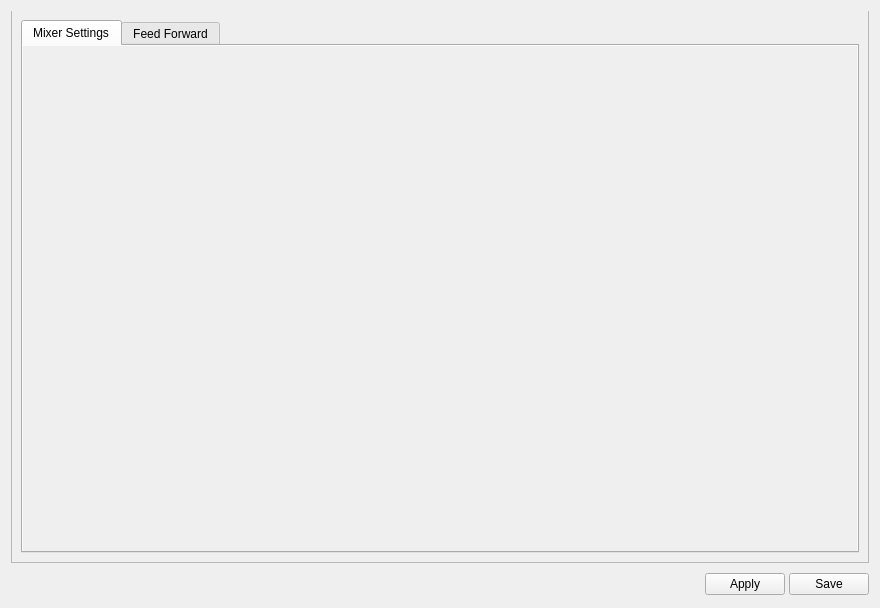
<?xml version="1.0" encoding="UTF-8"?>
<ui version="4.0">
 <class>AircraftWidget</class>
 <widget class="QWidget" name="AircraftWidget">
  <property name="geometry">
   <rect>
    <x>0</x>
    <y>0</y>
    <width>880</width>
    <height>608</height>
   </rect>
  </property>
  <property name="windowTitle">
   <string>Form</string>
  </property>
  <layout class="QVBoxLayout" name="verticalLayout_10">
   <property name="spacing">
    <number>0</number>
   </property>
   <item>
    <widget class="QTabBar" name="aircraftType" native="true"/>
   </item>
   <item>
    <widget class="QFrame" name="vehicleTypeFrame">
     <property name="layoutDirection">
      <enum>Qt::LeftToRight</enum>
     </property>
     <property name="autoFillBackground">
      <bool>true</bool>
     </property>
     <property name="styleSheet">
      <string notr="true">#vehicleTypeFrame{
	color: rgb(180, 180, 180);
    margin-top: -1px;
}</string>
     </property>
     <property name="frameShape">
      <enum>QFrame::StyledPanel</enum>
     </property>
     <property name="frameShadow">
      <enum>QFrame::Raised</enum>
     </property>
     <layout class="QVBoxLayout" name="verticalLayout_2">
      <item>
       <widget class="QTabWidget" name="tabWidget">
        <property name="currentIndex">
         <number>0</number>
        </property>
        <widget class="QWidget" name="mixerSettingsPage">
         <property name="autoFillBackground">
          <bool>true</bool>
         </property>
         <attribute name="title">
          <string>Mixer Settings</string>
         </attribute>
         <layout class="QVBoxLayout" name="verticalLayout_3">
          <property name="leftMargin">
           <number>9</number>
          </property>
          <property name="topMargin">
           <number>9</number>
          </property>
          <property name="rightMargin">
           <number>9</number>
          </property>
          <property name="bottomMargin">
           <number>9</number>
          </property>
          <item>
           <widget class="QScrollArea" name="airframesScrollArea">
            <property name="sizePolicy">
             <sizepolicy hsizetype="Preferred" vsizetype="Preferred">
              <horstretch>0</horstretch>
              <verstretch>0</verstretch>
             </sizepolicy>
            </property>
            <property name="minimumSize">
             <size>
              <width>0</width>
              <height>0</height>
             </size>
            </property>
            <property name="palette">
             <palette>
              <active>
               <colorrole role="Base">
                <brush brushstyle="SolidPattern">
                 <color alpha="255">
                  <red>255</red>
                  <green>255</green>
                  <blue>255</blue>
                 </color>
                </brush>
               </colorrole>
               <colorrole role="Window">
                <brush brushstyle="SolidPattern">
                 <color alpha="0">
                  <red>232</red>
                  <green>232</green>
                  <blue>232</blue>
                 </color>
                </brush>
               </colorrole>
              </active>
              <inactive>
               <colorrole role="Base">
                <brush brushstyle="SolidPattern">
                 <color alpha="255">
                  <red>255</red>
                  <green>255</green>
                  <blue>255</blue>
                 </color>
                </brush>
               </colorrole>
               <colorrole role="Window">
                <brush brushstyle="SolidPattern">
                 <color alpha="0">
                  <red>232</red>
                  <green>232</green>
                  <blue>232</blue>
                 </color>
                </brush>
               </colorrole>
              </inactive>
              <disabled>
               <colorrole role="Base">
                <brush brushstyle="SolidPattern">
                 <color alpha="0">
                  <red>232</red>
                  <green>232</green>
                  <blue>232</blue>
                 </color>
                </brush>
               </colorrole>
               <colorrole role="Window">
                <brush brushstyle="SolidPattern">
                 <color alpha="0">
                  <red>232</red>
                  <green>232</green>
                  <blue>232</blue>
                 </color>
                </brush>
               </colorrole>
              </disabled>
             </palette>
            </property>
            <property name="frameShape">
             <enum>QFrame::NoFrame</enum>
            </property>
            <property name="frameShadow">
             <enum>QFrame::Plain</enum>
            </property>
            <property name="widgetResizable">
             <bool>true</bool>
            </property>
            <widget class="QWidget" name="scrollAreaWidgetContents">
             <property name="geometry">
              <rect>
               <x>0</x>
               <y>0</y>
               <width>820</width>
               <height>478</height>
              </rect>
             </property>
             <layout class="QVBoxLayout" name="verticalLayout">
              <property name="leftMargin">
               <number>0</number>
              </property>
              <property name="topMargin">
               <number>0</number>
              </property>
              <property name="rightMargin">
               <number>0</number>
              </property>
              <property name="bottomMargin">
               <number>0</number>
              </property>
              <item>
               <widget class="QStackedWidget" name="airframesWidget">
                <property name="sizePolicy">
                 <sizepolicy hsizetype="Preferred" vsizetype="Preferred">
                  <horstretch>0</horstretch>
                  <verstretch>0</verstretch>
                 </sizepolicy>
                </property>
                <property name="maximumSize">
                 <size>
                  <width>16777215</width>
                  <height>16777215</height>
                 </size>
                </property>
                <property name="frameShape">
                 <enum>QFrame::NoFrame</enum>
                </property>
                <property name="currentIndex">
                 <number>-1</number>
                </property>
               </widget>
              </item>
             </layout>
            </widget>
           </widget>
          </item>
         </layout>
        </widget>
        <widget class="QWidget" name="feedForwardPage">
         <property name="autoFillBackground">
          <bool>true</bool>
         </property>
         <attribute name="title">
          <string>Feed Forward</string>
         </attribute>
         <layout class="QVBoxLayout" name="verticalLayout_25">
          <property name="spacing">
           <number>0</number>
          </property>
          <property name="leftMargin">
           <number>0</number>
          </property>
          <property name="topMargin">
           <number>0</number>
          </property>
          <property name="rightMargin">
           <number>0</number>
          </property>
          <property name="bottomMargin">
           <number>0</number>
          </property>
          <item>
           <widget class="QScrollArea" name="scrollArea_2">
            <property name="palette">
             <palette>
              <active>
               <colorrole role="Base">
                <brush brushstyle="SolidPattern">
                 <color alpha="255">
                  <red>255</red>
                  <green>255</green>
                  <blue>255</blue>
                 </color>
                </brush>
               </colorrole>
               <colorrole role="Window">
                <brush brushstyle="SolidPattern">
                 <color alpha="0">
                  <red>232</red>
                  <green>232</green>
                  <blue>232</blue>
                 </color>
                </brush>
               </colorrole>
              </active>
              <inactive>
               <colorrole role="Base">
                <brush brushstyle="SolidPattern">
                 <color alpha="255">
                  <red>255</red>
                  <green>255</green>
                  <blue>255</blue>
                 </color>
                </brush>
               </colorrole>
               <colorrole role="Window">
                <brush brushstyle="SolidPattern">
                 <color alpha="0">
                  <red>232</red>
                  <green>232</green>
                  <blue>232</blue>
                 </color>
                </brush>
               </colorrole>
              </inactive>
              <disabled>
               <colorrole role="Base">
                <brush brushstyle="SolidPattern">
                 <color alpha="0">
                  <red>232</red>
                  <green>232</green>
                  <blue>232</blue>
                 </color>
                </brush>
               </colorrole>
               <colorrole role="Window">
                <brush brushstyle="SolidPattern">
                 <color alpha="0">
                  <red>232</red>
                  <green>232</green>
                  <blue>232</blue>
                 </color>
                </brush>
               </colorrole>
              </disabled>
             </palette>
            </property>
            <property name="frameShape">
             <enum>QFrame::NoFrame</enum>
            </property>
            <property name="frameShadow">
             <enum>QFrame::Plain</enum>
            </property>
            <property name="widgetResizable">
             <bool>true</bool>
            </property>
            <widget class="QWidget" name="scrollAreaWidgetContents_2">
             <property name="geometry">
              <rect>
               <x>0</x>
               <y>0</y>
               <width>271</width>
               <height>307</height>
              </rect>
             </property>
             <layout class="QVBoxLayout" name="verticalLayout_18">
              <property name="leftMargin">
               <number>12</number>
              </property>
              <property name="topMargin">
               <number>12</number>
              </property>
              <property name="rightMargin">
               <number>12</number>
              </property>
              <property name="bottomMargin">
               <number>12</number>
              </property>
              <item>
               <widget class="QGroupBox" name="groupBox_12">
                <property name="title">
                 <string>Feed Forward Configuration</string>
                </property>
                <layout class="QGridLayout" name="gridLayout_8">
                 <property name="leftMargin">
                  <number>12</number>
                 </property>
                 <property name="topMargin">
                  <number>12</number>
                 </property>
                 <property name="rightMargin">
                  <number>12</number>
                 </property>
                 <property name="bottomMargin">
                  <number>12</number>
                 </property>
                 <item row="2" column="0" colspan="3">
                  <layout class="QHBoxLayout" name="horizontalLayout_10">
                   <item>
                    <widget class="QLabel" name="label_22">
                     <property name="text">
                      <string>Decel Time Constant</string>
                     </property>
                    </widget>
                   </item>
                   <item>
                    <widget class="QDoubleSpinBox" name="decelTime">
                     <property name="enabled">
                      <bool>true</bool>
                     </property>
                     <property name="focusPolicy">
                      <enum>Qt::StrongFocus</enum>
                     </property>
                     <property name="toolTip">
                      <string>When tuning: Slowly raise decel time from zero to just
under the level where the motor starts to undershoot
its target speed when decelerating.

Do it after accel time is setup.</string>
                     </property>
                     <property name="decimals">
                      <number>3</number>
                     </property>
                     <property name="maximum">
                      <double>100.000000000000000</double>
                     </property>
                     <property name="singleStep">
                      <double>0.010000000000000</double>
                     </property>
                    </widget>
                   </item>
                   <item>
                    <spacer name="horizontalSpacer_12">
                     <property name="orientation">
                      <enum>Qt::Horizontal</enum>
                     </property>
                     <property name="sizeHint" stdset="0">
                      <size>
                       <width>40</width>
                       <height>20</height>
                      </size>
                     </property>
                    </spacer>
                   </item>
                  </layout>
                 </item>
                 <item row="1" column="0" colspan="3">
                  <layout class="QHBoxLayout" name="horizontalLayout_9">
                   <item>
                    <widget class="QLabel" name="label_21">
                     <property name="text">
                      <string>Accel Time Constant</string>
                     </property>
                    </widget>
                   </item>
                   <item>
                    <widget class="QDoubleSpinBox" name="accelTime">
                     <property name="enabled">
                      <bool>true</bool>
                     </property>
                     <property name="focusPolicy">
                      <enum>Qt::StrongFocus</enum>
                     </property>
                     <property name="toolTip">
                      <string>In miliseconds.
When tuning: Slowly raise accel time from zero to just
under the level where the motor starts to overshoot
its target speed.</string>
                     </property>
                     <property name="decimals">
                      <number>3</number>
                     </property>
                     <property name="maximum">
                      <double>100.000000000000000</double>
                     </property>
                     <property name="singleStep">
                      <double>0.010000000000000</double>
                     </property>
                    </widget>
                   </item>
                   <item>
                    <spacer name="horizontalSpacer_13">
                     <property name="orientation">
                      <enum>Qt::Horizontal</enum>
                     </property>
                     <property name="sizeHint" stdset="0">
                      <size>
                       <width>40</width>
                       <height>20</height>
                      </size>
                     </property>
                    </spacer>
                   </item>
                  </layout>
                 </item>
                 <item row="3" column="1">
                  <widget class="QLabel" name="maxAccelSliderValue">
                   <property name="maximumSize">
                    <size>
                     <width>16777215</width>
                     <height>16</height>
                    </size>
                   </property>
                   <property name="text">
                    <string>1000</string>
                   </property>
                   <property name="alignment">
                    <set>Qt::AlignRight|Qt::AlignTrailing|Qt::AlignVCenter</set>
                   </property>
                  </widget>
                 </item>
                 <item row="0" column="2">
                  <widget class="QSlider" name="feedForwardSlider">
                   <property name="enabled">
                    <bool>true</bool>
                   </property>
                   <property name="minimumSize">
                    <size>
                     <width>0</width>
                     <height>32</height>
                    </size>
                   </property>
                   <property name="focusPolicy">
                    <enum>Qt::StrongFocus</enum>
                   </property>
                   <property name="toolTip">
                    <string>Overall level of feed forward (in percentage).</string>
                   </property>
                   <property name="maximum">
                    <number>100</number>
                   </property>
                   <property name="singleStep">
                    <number>1</number>
                   </property>
                   <property name="orientation">
                    <enum>Qt::Horizontal</enum>
                   </property>
                   <property name="tickPosition">
                    <enum>QSlider::NoTicks</enum>
                   </property>
                  </widget>
                 </item>
                 <item row="3" column="2">
                  <widget class="QSlider" name="maxAccelSlider">
                   <property name="minimumSize">
                    <size>
                     <width>0</width>
                     <height>32</height>
                    </size>
                   </property>
                   <property name="focusPolicy">
                    <enum>Qt::StrongFocus</enum>
                   </property>
                   <property name="toolTip">
                    <string>Limits how much the engines can accelerate or decelerate.
In 'units per second', a sound default is 1000.</string>
                   </property>
                   <property name="minimum">
                    <number>500</number>
                   </property>
                   <property name="maximum">
                    <number>2000</number>
                   </property>
                   <property name="value">
                    <number>1000</number>
                   </property>
                   <property name="orientation">
                    <enum>Qt::Horizontal</enum>
                   </property>
                   <property name="invertedAppearance">
                    <bool>false</bool>
                   </property>
                   <property name="invertedControls">
                    <bool>false</bool>
                   </property>
                  </widget>
                 </item>
                 <item row="3" column="0">
                  <widget class="QLabel" name="label_37">
                   <property name="sizePolicy">
                    <sizepolicy hsizetype="Minimum" vsizetype="Preferred">
                     <horstretch>0</horstretch>
                     <verstretch>0</verstretch>
                    </sizepolicy>
                   </property>
                   <property name="minimumSize">
                    <size>
                     <width>0</width>
                     <height>0</height>
                    </size>
                   </property>
                   <property name="maximumSize">
                    <size>
                     <width>16777215</width>
                     <height>16</height>
                    </size>
                   </property>
                   <property name="text">
                    <string>MaxAccel</string>
                   </property>
                   <property name="alignment">
                    <set>Qt::AlignRight|Qt::AlignTrailing|Qt::AlignVCenter</set>
                   </property>
                  </widget>
                 </item>
                 <item row="0" column="1">
                  <widget class="QLabel" name="feedForwardSliderValue">
                   <property name="minimumSize">
                    <size>
                     <width>30</width>
                     <height>0</height>
                    </size>
                   </property>
                   <property name="text">
                    <string>000</string>
                   </property>
                   <property name="alignment">
                    <set>Qt::AlignRight|Qt::AlignTrailing|Qt::AlignVCenter</set>
                   </property>
                  </widget>
                 </item>
                 <item row="0" column="0">
                  <widget class="QLabel" name="label_20">
                   <property name="minimumSize">
                    <size>
                     <width>0</width>
                     <height>0</height>
                    </size>
                   </property>
                   <property name="text">
                    <string>FeedForward </string>
                   </property>
                   <property name="alignment">
                    <set>Qt::AlignRight|Qt::AlignTrailing|Qt::AlignVCenter</set>
                   </property>
                  </widget>
                 </item>
                </layout>
               </widget>
              </item>
              <item>
               <spacer name="verticalSpacer_5">
                <property name="orientation">
                 <enum>Qt::Vertical</enum>
                </property>
                <property name="sizeHint" stdset="0">
                 <size>
                  <width>20</width>
                  <height>40</height>
                 </size>
                </property>
               </spacer>
              </item>
              <item>
               <widget class="QGroupBox" name="groupBox_13">
                <property name="title">
                 <string/>
                </property>
                <layout class="QHBoxLayout" name="horizontalLayout_5">
                 <property name="leftMargin">
                  <number>0</number>
                 </property>
                 <property name="topMargin">
                  <number>0</number>
                 </property>
                 <property name="rightMargin">
                  <number>0</number>
                 </property>
                 <property name="bottomMargin">
                  <number>0</number>
                 </property>
                 <item>
                  <spacer name="horizontalSpacer_8">
                   <property name="orientation">
                    <enum>Qt::Horizontal</enum>
                   </property>
                   <property name="sizeHint" stdset="0">
                    <size>
                     <width>267</width>
                     <height>20</height>
                    </size>
                   </property>
                  </spacer>
                 </item>
                 <item>
                  <widget class="QCheckBox" name="ffTestBox1">
                   <property name="focusPolicy">
                    <enum>Qt::StrongFocus</enum>
                   </property>
                   <property name="toolTip">
                    <string>&lt;!DOCTYPE HTML PUBLIC &quot;-//W3C//DTD HTML 4.0//EN&quot; &quot;http://www.w3.org/TR/REC-html40/strict.dtd&quot;&gt;
&lt;html&gt;&lt;head&gt;&lt;meta name=&quot;qrichtext&quot; content=&quot;1&quot; /&gt;&lt;style type=&quot;text/css&quot;&gt;
p, li { white-space: pre-wrap; }
&lt;/style&gt;&lt;/head&gt;&lt;body style=&quot; font-family:'Ubuntu'; font-size:11pt; font-weight:400; font-style:normal;&quot;&gt;
&lt;p style=&quot; margin-top:0px; margin-bottom:0px; margin-left:0px; margin-right:0px; -qt-block-indent:0; text-indent:0px;&quot;&gt;&lt;span style=&quot; font-family:'Sans'; font-size:10pt;&quot;&gt;Beware! Check &lt;/span&gt;&lt;span style=&quot; font-family:'Sans'; font-size:10pt; font-weight:600;&quot;&gt;all three&lt;/span&gt;&lt;span style=&quot; font-family:'Sans'; font-size:10pt;&quot;&gt; checkboxes to test Feed Forward.&lt;/span&gt;&lt;/p&gt;
&lt;p style=&quot; margin-top:0px; margin-bottom:0px; margin-left:0px; margin-right:0px; -qt-block-indent:0; text-indent:0px;&quot;&gt;&lt;span style=&quot; font-family:'Sans'; font-size:10pt;&quot;&gt;It will run only if your airframe armed.&lt;/span&gt;&lt;/p&gt;&lt;/body&gt;&lt;/html&gt;</string>
                   </property>
                   <property name="text">
                    <string/>
                   </property>
                  </widget>
                 </item>
                 <item>
                  <widget class="QCheckBox" name="ffTestBox2">
                   <property name="focusPolicy">
                    <enum>Qt::StrongFocus</enum>
                   </property>
                   <property name="toolTip">
                    <string>&lt;!DOCTYPE HTML PUBLIC &quot;-//W3C//DTD HTML 4.0//EN&quot; &quot;http://www.w3.org/TR/REC-html40/strict.dtd&quot;&gt;
&lt;html&gt;&lt;head&gt;&lt;meta name=&quot;qrichtext&quot; content=&quot;1&quot; /&gt;&lt;style type=&quot;text/css&quot;&gt;
p, li { white-space: pre-wrap; }
&lt;/style&gt;&lt;/head&gt;&lt;body style=&quot; font-family:'Ubuntu'; font-size:11pt; font-weight:400; font-style:normal;&quot;&gt;
&lt;p style=&quot; margin-top:0px; margin-bottom:0px; margin-left:0px; margin-right:0px; -qt-block-indent:0; text-indent:0px;&quot;&gt;&lt;span style=&quot; font-family:'Sans'; font-size:10pt;&quot;&gt;Beware! Check &lt;/span&gt;&lt;span style=&quot; font-family:'Sans'; font-size:10pt; font-weight:600;&quot;&gt;all three&lt;/span&gt;&lt;span style=&quot; font-family:'Sans'; font-size:10pt;&quot;&gt; checkboxes to test Feed Forward.&lt;/span&gt;&lt;/p&gt;
&lt;p style=&quot; margin-top:0px; margin-bottom:0px; margin-left:0px; margin-right:0px; -qt-block-indent:0; text-indent:0px;&quot;&gt;&lt;span style=&quot; font-family:'Sans'; font-size:10pt;&quot;&gt;It will run only if your airframe armed.&lt;/span&gt;&lt;/p&gt;&lt;/body&gt;&lt;/html&gt;</string>
                   </property>
                   <property name="text">
                    <string/>
                   </property>
                  </widget>
                 </item>
                 <item>
                  <widget class="QCheckBox" name="ffTestBox3">
                   <property name="focusPolicy">
                    <enum>Qt::StrongFocus</enum>
                   </property>
                   <property name="toolTip">
                    <string>&lt;!DOCTYPE HTML PUBLIC &quot;-//W3C//DTD HTML 4.0//EN&quot; &quot;http://www.w3.org/TR/REC-html40/strict.dtd&quot;&gt;
&lt;html&gt;&lt;head&gt;&lt;meta name=&quot;qrichtext&quot; content=&quot;1&quot; /&gt;&lt;style type=&quot;text/css&quot;&gt;
p, li { white-space: pre-wrap; }
&lt;/style&gt;&lt;/head&gt;&lt;body style=&quot; font-family:'Ubuntu'; font-size:11pt; font-weight:400; font-style:normal;&quot;&gt;
&lt;p style=&quot; margin-top:0px; margin-bottom:0px; margin-left:0px; margin-right:0px; -qt-block-indent:0; text-indent:0px;&quot;&gt;&lt;span style=&quot; font-family:'Sans'; font-size:10pt;&quot;&gt;Beware! Check &lt;/span&gt;&lt;span style=&quot; font-family:'Sans'; font-size:10pt; font-weight:600;&quot;&gt;all three&lt;/span&gt;&lt;span style=&quot; font-family:'Sans'; font-size:10pt;&quot;&gt; checkboxes to test Feed Forward.&lt;/span&gt;&lt;/p&gt;
&lt;p style=&quot; margin-top:0px; margin-bottom:0px; margin-left:0px; margin-right:0px; -qt-block-indent:0; text-indent:0px;&quot;&gt;&lt;span style=&quot; font-family:'Sans'; font-size:10pt;&quot;&gt;It will run only if your airframe armed.&lt;/span&gt;&lt;/p&gt;&lt;/body&gt;&lt;/html&gt;</string>
                   </property>
                   <property name="text">
                    <string>Enable FF tuning</string>
                   </property>
                  </widget>
                 </item>
                 <item>
                  <spacer name="horizontalSpacer_7">
                   <property name="orientation">
                    <enum>Qt::Horizontal</enum>
                   </property>
                   <property name="sizeHint" stdset="0">
                    <size>
                     <width>267</width>
                     <height>20</height>
                    </size>
                   </property>
                  </spacer>
                 </item>
                </layout>
               </widget>
              </item>
              <item>
               <widget class="QTextBrowser" name="textBrowser">
                <property name="sizePolicy">
                 <sizepolicy hsizetype="Expanding" vsizetype="MinimumExpanding">
                  <horstretch>0</horstretch>
                  <verstretch>0</verstretch>
                 </sizepolicy>
                </property>
                <property name="minimumSize">
                 <size>
                  <width>0</width>
                  <height>40</height>
                 </size>
                </property>
                <property name="html">
                 <string>&lt;!DOCTYPE HTML PUBLIC &quot;-//W3C//DTD HTML 4.0//EN&quot; &quot;http://www.w3.org/TR/REC-html40/strict.dtd&quot;&gt;
&lt;html&gt;&lt;head&gt;&lt;meta name=&quot;qrichtext&quot; content=&quot;1&quot; /&gt;&lt;style type=&quot;text/css&quot;&gt;
p, li { white-space: pre-wrap; }
&lt;/style&gt;&lt;/head&gt;&lt;body style=&quot; font-family:'Sans Serif'; font-size:9pt; font-weight:400; font-style:normal;&quot;&gt;
&lt;table border=&quot;0&quot; style=&quot;-qt-table-type: root; margin-top:4px; margin-bottom:4px; margin-left:4px; margin-right:4px;&quot;&gt;
&lt;tr&gt;
&lt;td style=&quot;border: none;&quot;&gt;
&lt;p align=&quot;center&quot; style=&quot; margin-top:0px; margin-bottom:0px; margin-left:0px; margin-right:0px; -qt-block-indent:0; text-indent:0px;&quot;&gt;&lt;span style=&quot; font-family:'Ubuntu'; font-size:14pt; font-weight:600; color:#ff0000;&quot;&gt;SETTING UP FEED FORWARD REQUIRES CAUTION&lt;/span&gt;&lt;/p&gt;
&lt;p style=&quot;-qt-paragraph-type:empty; margin-top:0px; margin-bottom:0px; margin-left:0px; margin-right:0px; -qt-block-indent:0; text-indent:0px; font-family:'Ubuntu'; font-size:11pt;&quot;&gt;&lt;br /&gt;&lt;/p&gt;
&lt;p style=&quot; margin-top:0px; margin-bottom:0px; margin-left:0px; margin-right:0px; -qt-block-indent:0; text-indent:0px;&quot;&gt;&lt;span style=&quot; font-family:'Ubuntu'; font-size:11pt;&quot;&gt;&lt;br /&gt;&lt;/span&gt;&lt;/p&gt;
&lt;p style=&quot; margin-top:0px; margin-bottom:0px; margin-left:0px; margin-right:0px; -qt-block-indent:0; text-indent:0px;&quot;&gt;&lt;span style=&quot; font-family:'Ubuntu'; font-size:11pt;&quot;&gt;&lt;br /&gt;&lt;/span&gt;&lt;/p&gt;
&lt;p style=&quot; margin-top:0px; margin-bottom:0px; margin-left:0px; margin-right:0px; -qt-block-indent:0; text-indent:0px;&quot;&gt;&lt;span style=&quot; font-family:'Lucida Grande'; font-size:13pt;&quot;&gt;Beware: Feed Forward Tuning will launch all engines around mid-throttle, you have been warned!&lt;/span&gt;&lt;/p&gt;
&lt;p style=&quot; margin-top:12px; margin-bottom:12px; margin-left:0px; margin-right:0px; -qt-block-indent:0; text-indent:0px;&quot;&gt;&lt;span style=&quot; font-family:'Lucida Grande'; font-size:13pt;&quot;&gt;Remove your props initially, and for fine-tuning, make sure your airframe is safely held in place. Wear glasses and protect your face and body.&lt;/span&gt;&lt;/p&gt;&lt;/td&gt;&lt;/tr&gt;&lt;/table&gt;&lt;/body&gt;&lt;/html&gt;</string>
                </property>
               </widget>
              </item>
             </layout>
            </widget>
           </widget>
          </item>
         </layout>
        </widget>
       </widget>
      </item>
     </layout>
    </widget>
   </item>
   <item>
    <spacer name="verticalSpacer">
     <property name="orientation">
      <enum>Qt::Vertical</enum>
     </property>
     <property name="sizeType">
      <enum>QSizePolicy::Fixed</enum>
     </property>
     <property name="sizeHint" stdset="0">
      <size>
       <width>20</width>
       <height>9</height>
      </size>
     </property>
    </spacer>
   </item>
   <item>
    <layout class="QHBoxLayout" name="bottomLayout">
     <property name="spacing">
      <number>4</number>
     </property>
     <item>
      <spacer name="horizontalSpacer_10">
       <property name="orientation">
        <enum>Qt::Horizontal</enum>
       </property>
       <property name="sizeHint" stdset="0">
        <size>
         <width>5</width>
         <height>25</height>
        </size>
       </property>
      </spacer>
     </item>
     <item>
      <widget class="QPushButton" name="airframeHelp">
       <property name="sizePolicy">
        <sizepolicy hsizetype="Fixed" vsizetype="Fixed">
         <horstretch>0</horstretch>
         <verstretch>0</verstretch>
        </sizepolicy>
       </property>
       <property name="maximumSize">
        <size>
         <width>25</width>
         <height>25</height>
        </size>
       </property>
       <property name="toolTip">
        <string>Takes you to the wiki page</string>
       </property>
       <property name="text">
        <string/>
       </property>
       <property name="icon">
        <iconset resource="../coreplugin/core.qrc">
         <normaloff>:/core/images/helpicon.svg</normaloff>:/core/images/helpicon.svg</iconset>
       </property>
       <property name="iconSize">
        <size>
         <width>25</width>
         <height>25</height>
        </size>
       </property>
       <property name="flat">
        <bool>true</bool>
       </property>
      </widget>
     </item>
     <item>
      <widget class="QPushButton" name="saveAircraftToRAM">
       <property name="toolTip">
        <string>Send to board, but don't save permanently (flash or SD).</string>
       </property>
       <property name="text">
        <string>Apply</string>
       </property>
      </widget>
     </item>
     <item>
      <widget class="QPushButton" name="saveAircraftToSD">
       <property name="toolTip">
        <string>Applies and Saves all settings to flash or SD depending on board.</string>
       </property>
       <property name="text">
        <string>Save</string>
       </property>
      </widget>
     </item>
    </layout>
   </item>
  </layout>
 </widget>
 <customwidgets>
  <customwidget>
   <class>QTabBar</class>
   <extends>QWidget</extends>
   <header>qtabbar.h</header>
   <container>1</container>
  </customwidget>
 </customwidgets>
 <resources>
  <include location="../coreplugin/core.qrc"/>
 </resources>
 <connections>
  <connection>
   <sender>feedForwardSlider</sender>
   <signal>valueChanged(int)</signal>
   <receiver>feedForwardSliderValue</receiver>
   <slot>setNum(int)</slot>
   <hints>
    <hint type="sourcelabel">
     <x>248</x>
     <y>103</y>
    </hint>
    <hint type="destinationlabel">
     <x>146</x>
     <y>107</y>
    </hint>
   </hints>
  </connection>
  <connection>
   <sender>maxAccelSlider</sender>
   <signal>valueChanged(int)</signal>
   <receiver>maxAccelSliderValue</receiver>
   <slot>setNum(int)</slot>
   <hints>
    <hint type="sourcelabel">
     <x>272</x>
     <y>214</y>
    </hint>
    <hint type="destinationlabel">
     <x>127</x>
     <y>214</y>
    </hint>
   </hints>
  </connection>
 </connections>
</ui>
